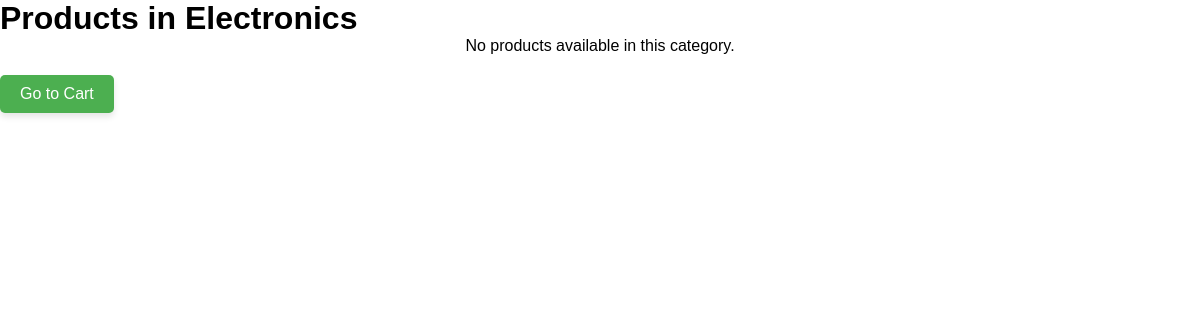
Before: /Garments.php?category_id=4 with the older database file.
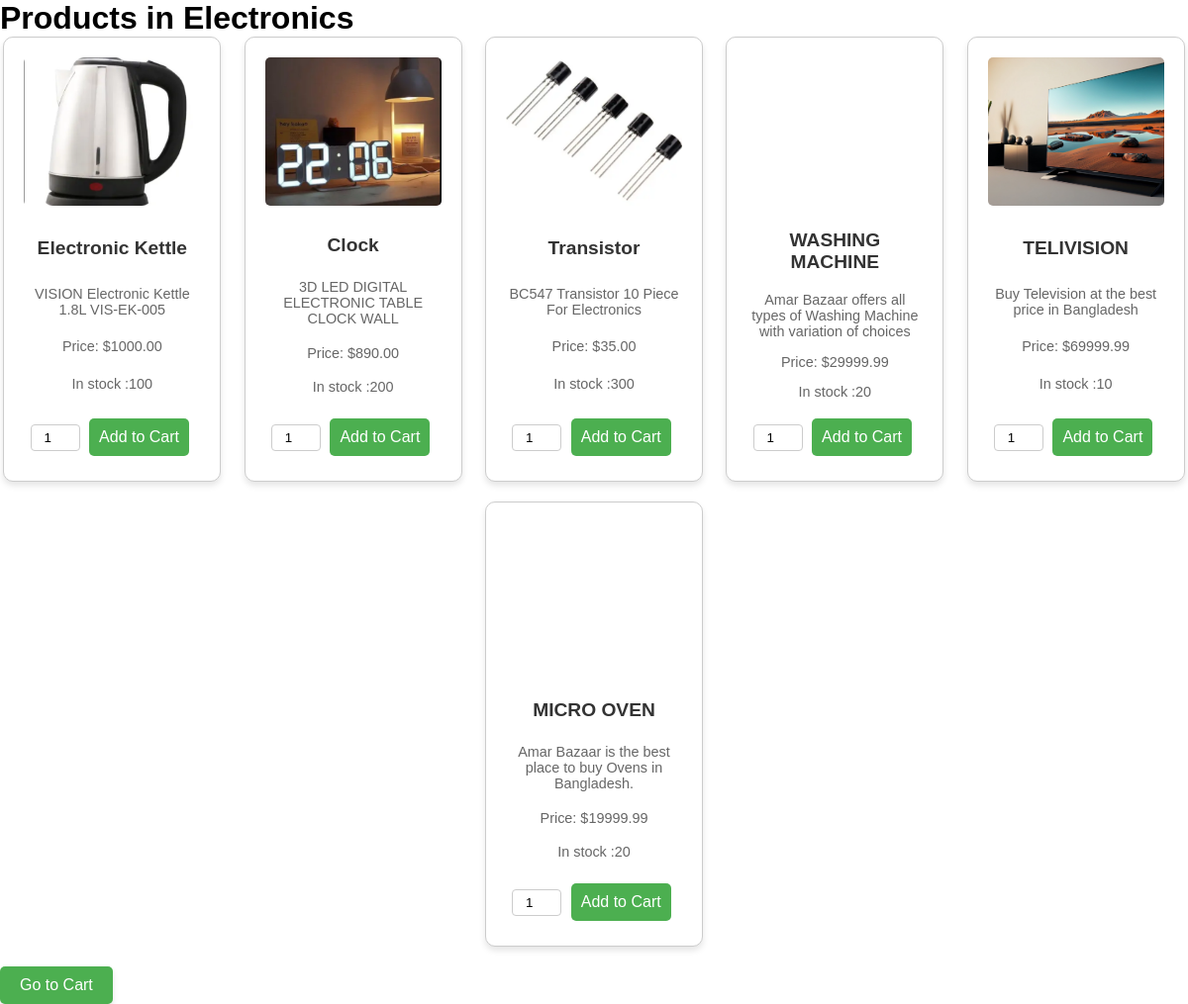
After: the same page with the newer database file.
### tables this page shows
CREATE TABLE `products` (
  `id` int(11) NOT NULL,
  `name` varchar(100) NOT NULL,
  `description` text DEFAULT NULL,
  `price` decimal(10,2) NOT NULL,
  `image` varchar(255) DEFAULT NULL,
  `stock_quantity` int(11) NOT NULL,
  `category_id` int(11) DEFAULT NULL,
  `created_at` timestamp NOT NULL DEFAULT current_timestamp()
);

### Garments.php (the view, shortened to what this page needs)
<?php
require 'database.php';
$categoryId = isset($_GET['category_id']) ? (int) $_GET['category_id'] : 0;
try {
    $stmtCategory = $conn->prepare("SELECT name FROM categories WHERE id = ?");
    $stmtCategory->bind_param("i", $categoryId);
    $stmtCategory->execute();
    $resultCategory = $stmtCategory->get_result();
    $category = $resultCategory->fetch_assoc();
    $stmtProducts = $conn->prepare("SELECT p.id, p.name, p.description, p.price, p.image, p.stock_quantity
                                    FROM products as p
                                    JOIN categories as c
                                    ON p.category_id = c.id
                                    WHERE p.category_id = ?");
    $stmtProducts->bind_param("i", $categoryId);
    $stmtProducts->execute();
    $resultProducts = $stmtProducts->get_result();
    $products = $resultProducts->fetch_all(MYSQLI_ASSOC);
} catch (mysqli_sql_exception $e) {
    echo "Error: " . $e->getMessage();
}
?>
<!DOCTYPE html>
<html lang="en">
<head>
    <link rel="stylesheet" href="style.css">
</head>
<body>
    <h1>Products in <?= htmlspecialchars($category['name']); ?></h1>
    <div class="product-list">
        <?php
        if (!empty($products)) {
            foreach ($products as $product) {
                echo '<div class="product">';
                echo '  <div class="product-img" style="background-image: url(\'' . htmlspecialchars($product['image']) . '\');"></div>';
                echo '  <h2>' . htmlspecialchars($product['name']) . '</h2>';
                echo '  <p>' . htmlspecialchars($product['description']) . '</p>';
                echo '  <p>Price: $' . htmlspecialchars($product['price']) . '</p>';
                echo '  <p>In stock :' . htmlspecialchars($product['stock_quantity']) . '</p>';
                echo '  <form method="POST" action="">';
                echo '      <input type="number" name="quantity" value="1" min="1" max="' . htmlspecialchars($product['stock_quantity']) . '">';
                echo '      <button type="submit" name="add_to_cart">Add to Cart</button>';
                echo '  </form>';
                echo '</div>';
            }
        } else {
            echo '<p>No products available in this category.</p>';
        }
        ?>
    </div>
    <a href="cart.php" class="btn-cart">Go to Cart</a>
</body>
</html>

Changed rows visible on the page:
added products: image (picture), name "Electronic Kettle", description "VISION Electronic Kettle 1.8L VIS-EK-005", price "1000.00", stock_quantity "100"
added products: image (picture), name "Clock", description "3D LED DIGITAL ELECTRONIC TABLE CLOCK WALL", price "890.00", stock_quantity "200"
added products: image (picture), name "Transistor", description "BC547 Transistor 10 Piece For Electronics", price "35.00", stock_quantity "300"
added products: name "WASHING MACHINE", description "Amar Bazaar offers all types of Washing Machine with variation of choices", price "29999.99", stock_quantity "20"
added products: image (picture), name "TELIVISION", description "Buy Television at the best price in Bangladesh", price "69999.99", stock_quantity "10"
added products: name "MICRO OVEN", description "Amar Bazaar is the best place to buy Ovens in Bangladesh.", price "19999.99", stock_quantity "20"
Other visible differences:
text no longer shown: "No products available in this category."
